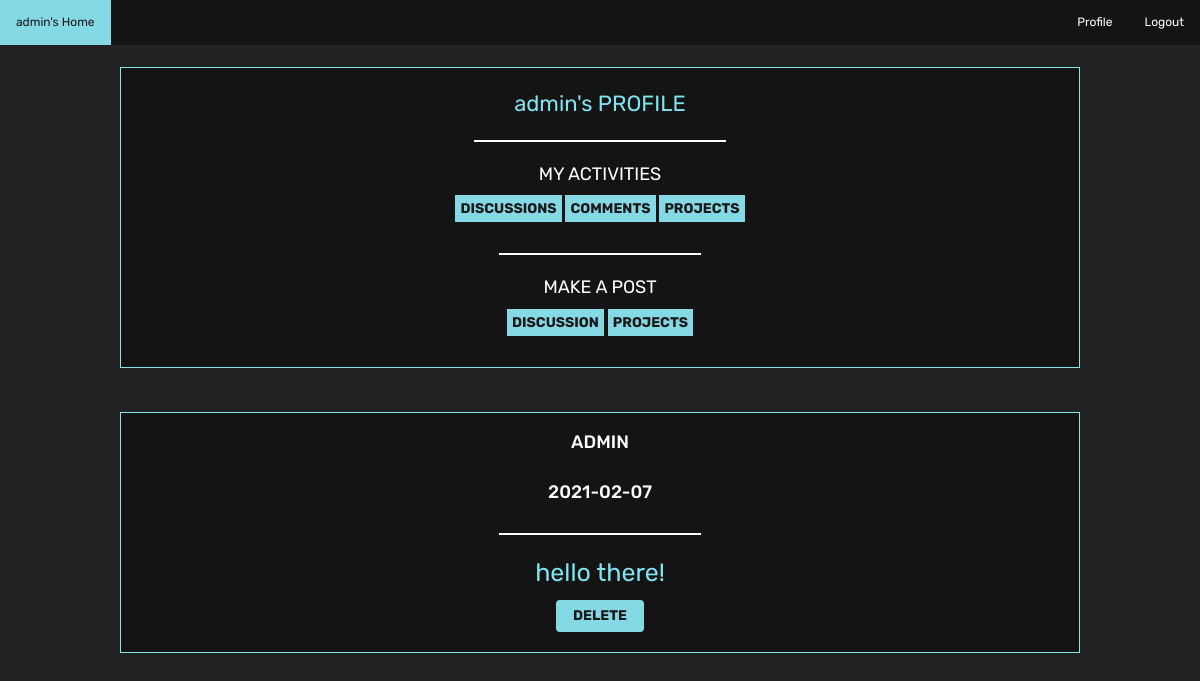
/usersave.php?comment=1 (signed in), run on the app's committed database.
### tables this page shows
CREATE TABLE `postcomments` (
  `postid` int(11) NOT NULL,
  `email` varchar(255) NOT NULL,
  `comment` varchar(255) NOT NULL,
  `dates` date DEFAULT NULL
);

### get_savedposts.php (the view, shortened to what this page needs)
<?php
function getMyComments(){
  $con = mysqli_connect("localhost","root","","posts");
  $user=$_SESSION['email'];
  $query = "SELECT * FROM `postcomments` where email='$user'";
  $result=mysqli_query($con,$query);
  while($row2=mysqli_fetch_array($result)){
    echo '
    <div class="searchbar">
    <h3 class="cmname">'.$row2['email'].'</h3>
    <h3 class="cmname">'.$row2['dates'].'</h3>
    <hr width="200px">
    <p class="cmcontent">'.$row2['comment'].'</p>
    ';
    if($_SESSION['email']===$row2['email'])
    {
      echo '
      <button type="submit" class="btn btn-primary" id="lgn"><a class="btnLike" style="width:6%;" href="deleteComment.php?id='.$row2["postid"].'">DELETE</a></button>
      <br>
      </div>
      ';
    }
    else{
      echo'
      </div>';
    }
}
}
?>

### styles/inprof.css (style rules this page uses)
body { background: #222222; }
#lgn { background-color:#fff; color:#222222; border:0; font-family: 'Rubik', sans-serif; }
.searchbar { background: #141414; border:1px solid #7FE5F0; width: 70%; margin:22px auto; display: table; }
.searchbar { display: flex; flex-direction: column; align-items: center; text-align: center; }
hr { border: 1px solid ; color:#fff; }
.cmcontent { font-size: 25px; font-family: 'Rubik', sans-serif; color:#7FE5F0; }
.cmname { text-transform: uppercase; font-size: 18px; font-family: 'Rubik', sans-serif; color:#fff; }
#lgn { background-color:#84D9E5; color:#191919; border:0; font-weight: bold; font-family: 'Rubik', sans-serif; }
.btnLike { width: 100%; padding: 5px; background-color:#84D9E5; color:#191919; border:0; font-weight: bold; font-family: 'Rubik', sans-serif; }
@media screen and (max-width: 1200px) { .searchbar { width: 80%; } }

### data on the page
postcomments: email "ADMIN", dates "2021-02-07", comment "hello there!"

### other printed values
$_SESSION["email"] "admin"
